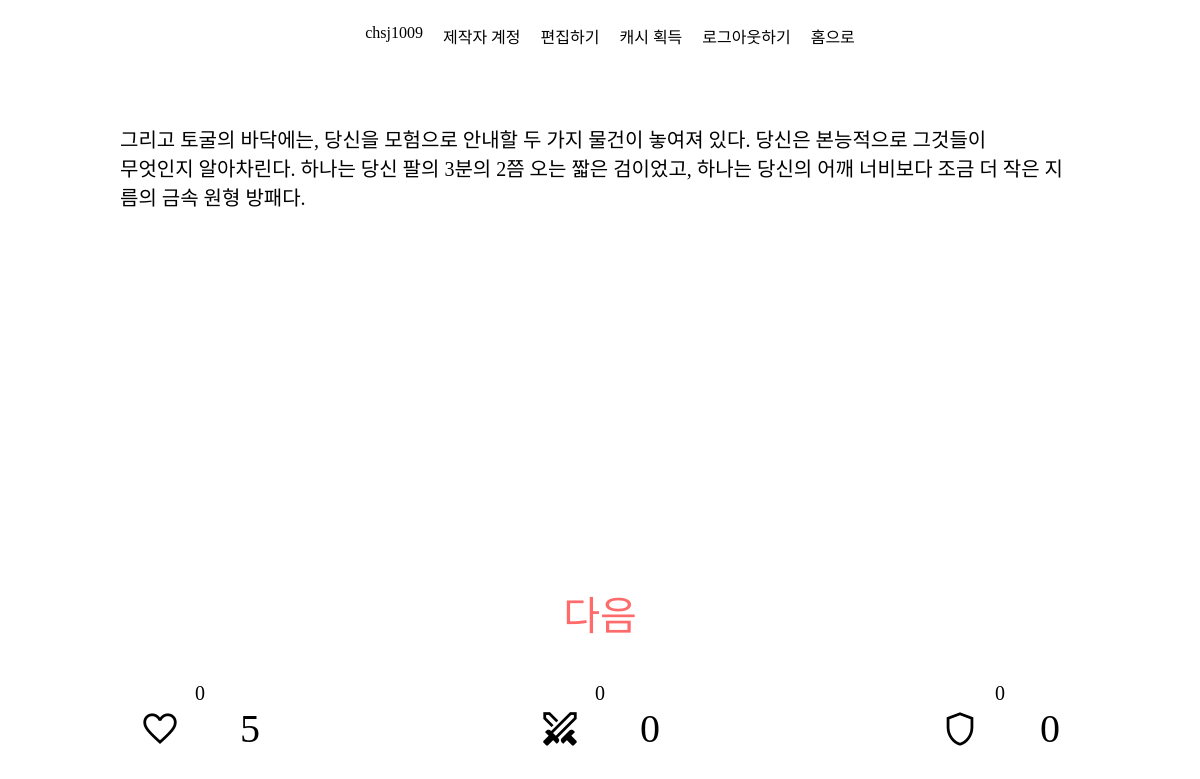
The page /game/beginning_2 (signed in) on the database its author committed.
### game/models.py (models this page shows, shortened)
class Storyboard(models.Model):
    storyboard_name = models.CharField(verbose_name='STORYBOARD_NAME', max_length=100, default="")
    content = models.TextField()
    choice_attack = models.CharField(max_length=100, default='')
    choice_defence = models.CharField(max_length=100, default='')
    brave = models.IntegerField(default=0)
    wisdom = models.IntegerField(default=0)
    damage = models.IntegerField(default=0)

class UserStatus(models.Model) :
    user = models.ForeignKey(get_user_model(), on_delete=models.CASCADE, related_name='userStatic')
    hp = models.IntegerField(default=5)
    brave = models.IntegerField(default=0)
    wisdom = models.IntegerField(default=0)
    savepoint = models.CharField(default='beginning_0', max_length=100)

### game/views.py (the view)
# urls.py: path('', include('game.urls')),
@login_required(login_url='/login')
def game(request, storyboardname) :
    lenboard = Storyboard.objects.filter(storyboard_name=storyboardname)
    if len(lenboard) == 0 :
        messages.error(request, '선택지에 해당하는 스토리보드가 존재하지 않습니다. 홈으로 돌아왔습니다.')
        return redirect('game:home')
    else :
        storyboard = Storyboard.objects.get(storyboard_name=storyboardname)
        localstoryboardbrave = storyboard.brave
        localstoryboardwisdom = storyboard.wisdom
        localdamage = storyboard.damage
        savepoint = storyboard.storyboard_name
        user = request.user
        originaluserstatus = UserStatus.objects.get(user=user)
        localbrave = originaluserstatus.brave
        localwisdom = originaluserstatus.wisdom
        localhp=originaluserstatus.hp
        usersavepoint = originaluserstatus.savepoint
        if usersavepoint != storyboardname :
            userstatuscalculate = UserStatus.objects.filter(user=user).update(
                brave = localbrave+localstoryboardbrave,
                wisdom = localwisdom+localstoryboardwisdom,
                hp = localhp-localdamage,
                savepoint=savepoint
            )
        resultUserStatus = UserStatus.objects.get(user=user)
        resulthp = resultUserStatus.hp
        if resulthp <= 0:
            return redirect('game:result')
        return render(request, "game/game.html", {"storyboard" : storyboard, "userstatus" : resultUserStatus})

### game/templates/game/game.html (shortened to what this page needs)
{% extends 'game/base.html' %}{% load static %}
{% block css %}
<link rel="stylesheet" type="text/css" href="{% static 'game/game.css' %}">
{% endblock css %}
{% block content %}
    <div class="content">
       <p>{{ storyboard.content | linebreaks }}</p>
    </div>
    {% if storyboard.choice_attack != storyboard.choice_defence %}
        <div class="buttonContainer">
            <div class="attackButton">
                <a id="attackButton" href="{% url 'game:game' storyboard.choice_attack %}">공격</a>
            </div>
            <div class="defenceButton">
                <a id="defenceButton" href="{% url 'game:game' storyboard.choice_defence %}">수비</a>
            </div>
        </div>
    {% else %}
    <div class="buttonContainer">
        <div class="attackButton">
            <a id="attackButton" href="{% url 'game:game' storyboard.choice_attack %}">다음</a>
        </div>
    </div>
    {% endif %}
    <nav class="eventContainer">
        <div id="damage">{{ storyboard.damage }}</div>
        <div id="attainedBrave">{{ storyboard.brave }}</div>
        <div id="attainedWisdom">{{ storyboard.wisdom }}</div>
    </nav>
    <nav class="statusContainer">
        <div id="hp">
            <span class="material-symbols-outlined" style="font-size: 40px;">
            </span>
            {{ userstatus.hp }}
        </div>
        <div id="brave">
            <span class="material-symbols-outlined" style="font-size: 40px;">
            </span>
            {{ userstatus.brave }}
        </div>
        <div id="wisdom">
            <span class="material-symbols-outlined" style="font-size: 40px;">
            </span>
            {{ userstatus.wisdom }}
        </div>
    </nav>
{% endblock content%}

### game/templates/game/base.html (shortened to what this page needs)
<!DOCTYPE html>
<html lang="en">
<head>
    {% load static %}
    {% block css %}
    {% endblock css %}
    <link rel="stylesheet" type="text/css" href="{% static 'game/base.css' %}">
</head>
<body>
    <nav id="topMenu">
        <ul class="topMenuContainer">
            {% if user.is_authenticated %}
            <li class="topMenuItem" id="username">{{user.username}}</li>
                {% if user.is_superuser %}
                <li class="topMenuItem" id="superuserAlert">제작자 계정</li>
                <li><a class="topMenuItem" id="list" href="{% url 'game:list' %}">편집하기</a></li>
                <li><a class="topMenuItem" id="cashGain" href="{% url 'shopping:cash' %}">캐시 획득</a></li>
                {% endif %}
            <li><a class="topMenuItem" id="logout" href="{% url 'game:logout' %}">로그아웃하기</a></li>
            {% else %}
            <li><a class="topMenuItem" id="login" href="{% url 'game:login' %}">로그인하기</a></li>
            <li><a class="topMenuItem" id="signup" href="{% url 'game:signup' %}">회원가입하기<a></a></li>
            {% endif %}
            <li><a class="topMenuItem" id="toHome" href="{% url 'game:home' %}">홈으로</a></li>
        </ul>
    </nav>
    {% block content %} {% endblock content %}
</body>
</html>

### game/static/game/game.css (style rules this page uses)
.content { display: flex; align-items:baseline; flex-direction: column; overflow: auto; width:80vw; height:60vh; text-align:left; font-size: 20px; }
.statusContainer { display: flex; justify-content: space-around; flex-wrap: wrap; width: 100%; margin-bottom:5vh; }
.statusContainer div { font-size: 40px; display: flex; justify-content: space-around; width: 15vw; align-items: center; text-align: center; }
.eventContainer { display: flex; justify-content: space-around; bottom:5vh; flex-wrap: wrap; width: 100%; }
.eventContainer div { margin-top : 5vh; font-size: 20px; }
.buttonContainer { display: flex; justify-content: space-around; width: 70vw; margin-top : 5vh; }
.buttonContainer a { text-decoration: none; font-size: 5vh; }
.buttonContainer #attackButton { color : #FF6B6B; }
.buttonContainer #attackButton::after { color: #FF6B6B; }

### game/static/game/base.css (style rules this page uses)
li { list-style-type: none; float: left; margin-right: 20px; }
li a { text-decoration: none; color: black; }
#topMenu { background-color: white; top: 0; display: flex; width: 100%; justify-content: center; }
body { display: flex; flex-direction: column; align-items: center; justify-content: center; height: 100%; margin: 0; }
html { height:100%; }

### rows shown on the page
Storyboard: content "그리고 토굴의 바닥에는, 당신을 모험으로 안내할 두 가지 물건이 놓여져 있다. 당신은 본능적으로 그것들이 무엇인지 알아차린다. 하나는 당신 팔의 3분의 2쯤 오는 짧은 검이었고, 하나는 당신의 어깨 너비보다 조금 더 작은 지름의 금속 원형 방패다.", damage "0", brave "0", wisdom "0"
UserStatus: hp "5", brave "0", wisdom "0"

### other values the page prints
{{ user.username }} "chsj1009"
